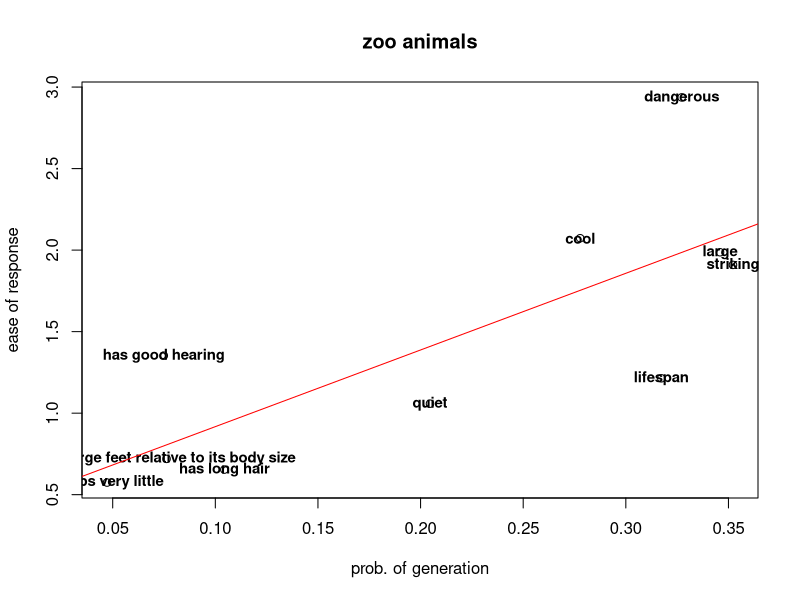

The R script that drew this image:
genCorr = abs(c(0.3458998251843229, 0.2777483689929533, 0.3521983036172046, 0.3271850392200191, 0.317285976201681, 0.07622946411113914, -0.20459332100398267, 0.07487908633416952, 0.10441947183906619, -0.04724035442610212))
#numRes = c(5.571428571428571, 5.63265306122449, 5.142857142857143, 6.73469387755102, 4.142857142857143, 2.7755102040816326, 3.816326530612245, 4.020408163265306, 2.9183673469387754, 2.5510204081632653)
#times = c(4408.787346945724, 6128.721458339775, 5207.292765962103, 4200.7506250066335, 5996.819081644641, 10723.857000015494, 8467.855714281659, 6131.964687488374, 7064.32177083338, 10041.772727283682)
combined = c(1.9867284996822925, 2.0729161108743117, 1.9092906289027687, 2.9366090364809323, 1.213744129581771, 0.7194530691208522, 1.0581686705305398, 1.35268608171713, 0.6537736038755312, 0.5741224719656765)
labelNames = c('large', 'cool', 'striking', 'dangerous', 'lifespan', 'has large feet relative to its body size', 'quiet', 'has good hearing', 'has long hair', 'sleeps very little')
plot(genCorr, combined, main = "zoo animals",
     xlab = "prob. of generation", ylab = "ease of response")
text(genCorr, combined, labels=labelNames, cex=0.9, font=2)
abline(lm(combined~genCorr), col="red") # regression line (y~x)
